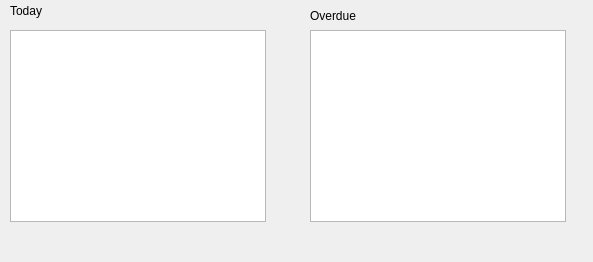
<?xml version="1.0" encoding="UTF-8"?>
<ui version="4.0">
 <class>ScheduleForm</class>
 <widget class="QWidget" name="ScheduleForm">
  <property name="geometry">
   <rect>
    <x>0</x>
    <y>0</y>
    <width>593</width>
    <height>262</height>
   </rect>
  </property>
  <property name="windowTitle">
   <string>Form</string>
  </property>
  <widget class="QLabel" name="label">
   <property name="geometry">
    <rect>
     <x>10</x>
     <y>0</y>
     <width>251</width>
     <height>21</height>
    </rect>
   </property>
   <property name="text">
    <string>Today</string>
   </property>
  </widget>
  <widget class="QLabel" name="label_2">
   <property name="geometry">
    <rect>
     <x>310</x>
     <y>5</y>
     <width>91</width>
     <height>21</height>
    </rect>
   </property>
   <property name="text">
    <string>Overdue</string>
   </property>
  </widget>
  <widget class="QListView" name="listView">
   <property name="geometry">
    <rect>
     <x>10</x>
     <y>30</y>
     <width>256</width>
     <height>192</height>
    </rect>
   </property>
  </widget>
  <widget class="QListView" name="listView_2">
   <property name="geometry">
    <rect>
     <x>310</x>
     <y>30</y>
     <width>256</width>
     <height>192</height>
    </rect>
   </property>
  </widget>
 </widget>
 <resources/>
 <connections/>
</ui>
